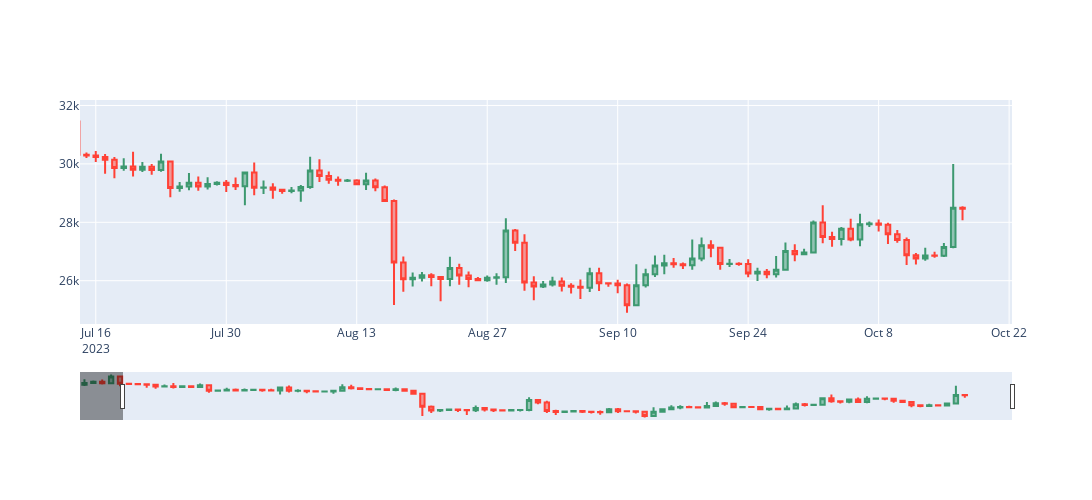

The notebook cell saved with this chart:
### Markdown cell above
### Plotly

### Code cell
import plotly.graph_objects as go
fig = go.Figure(data=[go.Candlestick(x=BTC_OHLCV.index,
                                    open=BTC_OHLCV['Open'],
                                    high=BTC_OHLCV['High'],
                                    low=BTC_OHLCV['Low'],
                                    close=BTC_OHLCV['Close'])])
fig.update_layout(width=1200, height=500)
fig.show()
